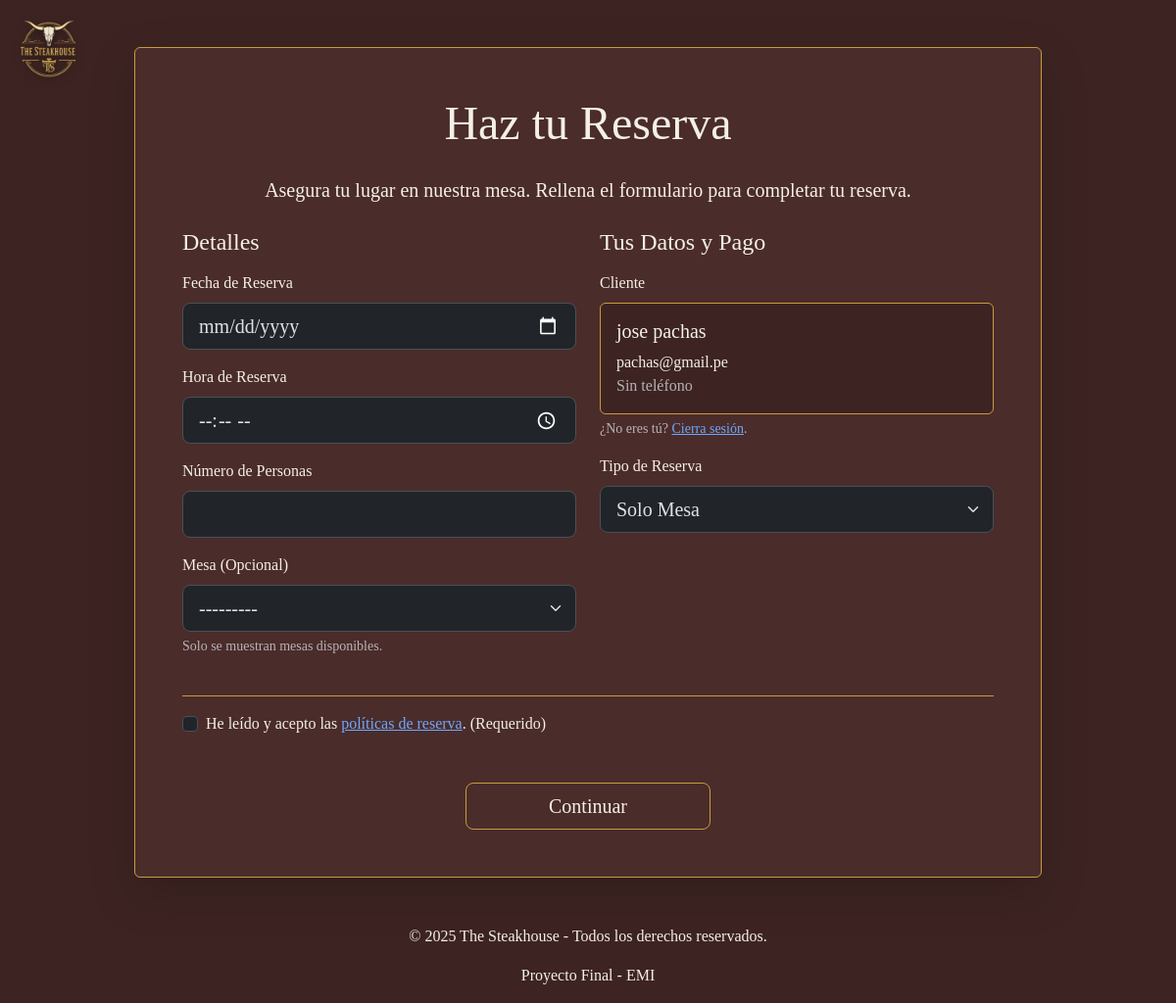
Screenshot of /reservas/ (signed in) with the database file from the repository.
### reservas/models.py (models this page shows, shortened)
class Reserva(models.Model):
    ESTADO_CHOICES = (
        ('PENDIENTE', 'Pendiente'),
        ('CONFIRMADA', 'Confirmada'),
        ('CANCELADA', 'Cancelada'),
        ('COMPLETADA', 'Completada'),
        ('NO_SHOW', 'No Show'),
    )
    TIPO_PAGO_CHOICES = (
        ('SOLO_MESA', 'Solo Mesa'),
        ('PAGO_ADELANTADO', 'Pago QR'),
        ('TARJETA', 'Tarjeta'),
    )
    id = models.UUIDField(primary_key=True, default=uuid.uuid4, editable=False)
    cliente = models.ForeignKey(Cliente, on_delete=models.CASCADE)
    mesa = models.ForeignKey(Mesa, on_delete=models.SET_NULL, null=True, blank=True)
    fecha_reserva = models.DateField()
    hora_reserva = models.TimeField()
    numero_personas = models.IntegerField()
    estado = models.CharField(max_length=20, choices=ESTADO_CHOICES, default='PENDIENTE')
    tipo_pago = models.CharField(max_length=20, choices=TIPO_PAGO_CHOICES, default='SOLO_MESA')

### clientes/models.py (models this page shows, shortened)
class Cliente(models.Model):
    usuario = models.OneToOneField(User, on_delete=models.CASCADE, related_name="cliente")
    nombre = models.CharField(max_length=100)
    apellido = models.CharField(max_length=100)
    email = models.EmailField(unique=True)
    telefono = models.CharField(max_length=20, blank=True, null=True)
    fecha_registro = models.DateTimeField(auto_now_add=True)

### reservas/views.py (the view)
# urls.py: path('', views.reservation_view, name='reservas_page'),
@login_required(login_url='login')
def reservation_view(request):
    try:
        cliente_actual = request.user.cliente
    except Cliente.DoesNotExist:
        messages.error(request, 'Error: Tu usuario no está enlazado a un perfil de cliente. (Solo los admins deben ver esto)')
        return redirect('home')
    if request.method == 'POST':
        form = ReservaForm(request.POST)
        if form.is_valid():
            reserva = form.save(commit=False)
            reserva.cliente = cliente_actual
            if reserva.tipo_pago == 'SOLO_MESA':
                reserva.estado = 'CONFIRMADA'
                reserva.save()
                try:
                    enviar_email_automatico(
                        '¡Tu reserva en The Steakhouse está confirmada!',
                        'emails/confirmacion_reserva.html',
                        {'reserva': reserva, 'cliente': reserva.cliente},
                        reserva.cliente.email
                    )
                    messages.success(request, '¡Reserva confirmada! Se ha enviado un correo con los detalles.')
                except Exception as e:
                    messages.warning(request, f'Reserva confirmada, pero no se pudo enviar el correo: {e}')
                return redirect('home')
            elif reserva.tipo_pago == 'PAGO_ADELANTADO':
                reserva.estado = 'PENDIENTE'
                reserva.save()
                return redirect('payment_waiting_view', reserva_id=reserva.id)
            elif reserva.tipo_pago == 'TARJETA':
                reserva.estado = 'PENDIENTE'
                reserva.save()
                return redirect('payment_tarjeta_view', reserva_id=reserva.id)
    else:
        form = ReservaForm(initial={'cliente': cliente_actual})
    mesas_disponibles = Mesa.objects.filter(estado='DISPONIBLE')
    form.fields['mesa'].queryset = mesas_disponibles
    context = {
        'form': form,
        'cliente_actual': cliente_actual
    }
    return render(request, 'reservas.html', context)

### templates/reservas.html (shortened to what this page needs)
{% extends 'base.html' %}
{% load static %}
{% block content %}
<main id="main-content" class="container my-5">
    <div class="row justify-content-center">
        <div class="col-lg-10">
            <div class="card card-dark-theme shadow-lg">
                <div class="card-body p-4 p-md-5">
                    <h1 class="text-center title-gold display-5 mb-4">Haz tu Reserva</h1>
                    <p class="text-center fs-5 mb-4">
                        Asegura tu lugar en nuestra mesa. Rellena el formulario para completar tu reserva.
                    </p>
                    <form method="POST" action="{% url 'reservas_page' %}" id="reservationForm">
                        <div class="row g-4">
                            <div class="col-lg-6">
                                <h3 class="title-gold fs-4 mb-3">Detalles</h3>
                                <div class="mb-3">
                                    <label for="{{ form.fecha_reserva.id_for_label }}" class="form-label">Fecha de Reserva</label>
                                    {{ form.fecha_reserva }}
                                </div>
                                <div class="mb-3">
                                    <label for="{{ form.hora_reserva.id_for_label }}" class="form-label">Hora de Reserva</label>
                                    {{ form.hora_reserva }}
                                </div>
                                <div class="mb-3">
                                    <label for="{{ form.numero_personas.id_for_label }}" class="form-label">Número de Personas</label>
                                    {{ form.numero_personas }}
                                </div>
                                <div class="mb-3">
                                    <label for="{{ form.mesa.id_for_label }}" class="form-label">Mesa (Opcional)</label>
                                    {{ form.mesa }}
                                    <div class="form-text">Solo se muestran mesas disponibles.</div>
                                </div>
                            </div>
                            <div class="col-lg-6">
                                <h3 class="title-gold fs-4 mb-3">Tus Datos y Pago</h3>
                                <div class="mb-3">
                                    <label class="form-label">Cliente</label>
                                    <div class="card card-dark-theme" style="background-color: #3d2422;">
                                        <div class="card-body">
                                            <h5 class="card-title">{{ cliente_actual.nombre }} {{ cliente_actual.apellido }}</h5>
                                            <p class="card-text mb-0">{{ cliente_actual.email }}</g>
                                            <p class="card-text text-muted">{{ cliente_actual.telefono|default_if_none:"Sin teléfono" }}</g>
                                        </div>
                                    </div>
                                    <div class="form-text">
                                        ¿No eres tú? <a href="{% url 'logout' %}">Cierra sesión</a>.
                                    </div>
                                </div>
                                <div class="mb-3">
                                    <label for="{{ form.tipo_pago.id_for_label }}" class="form-label">Tipo de Reserva</label>
                                    {{ form.tipo_pago }}
                                </div>
                            </div>
                        </div>
                        <div class="col-12 mt-4 pt-3" style="border-top: 1px solid #c89b3f;">
                            <div class="form-check">
                                <input class="form-check-input" type="checkbox" id="id_politicas" required>
                                <label class="form-check-label" for="id_politicas">
                                    He leído y acepto las <a href="#">políticas de reserva</a>. (Requerido)
                                </label>
                            </div>
                        </div>
                        <div class="text-center mt-5">
                            <button type="submit" class="btn btn-outline-light btn-lg" style="border-color: #c89b3f; color: #f4f0e8; min-width: 250px;">
                                Continuar
                            </button>
                        </div>
                    </form>
                </div>
            </div>
        </div>
    </div>
</main>
{% endblock %}

### core/static/core/css/main.css (style rules this page uses)
body { background-color: #3d2422; color: #f4f0e8; font-family: "Georgia", serif; }
main { opacity: 1; transition: opacity 1.0s ease-in; }
.card-dark-theme { background-color: #4a2c2a; border: 1px solid #c89b3f; color: #f4f0e8; transition: transform 0.3s ease, box-shadow 0.3s ease; }

### rows the page displays
Cliente: nombre "jose", apellido "pachas", email "pachas@gmail.pe", telefono "Sin teléfono"
